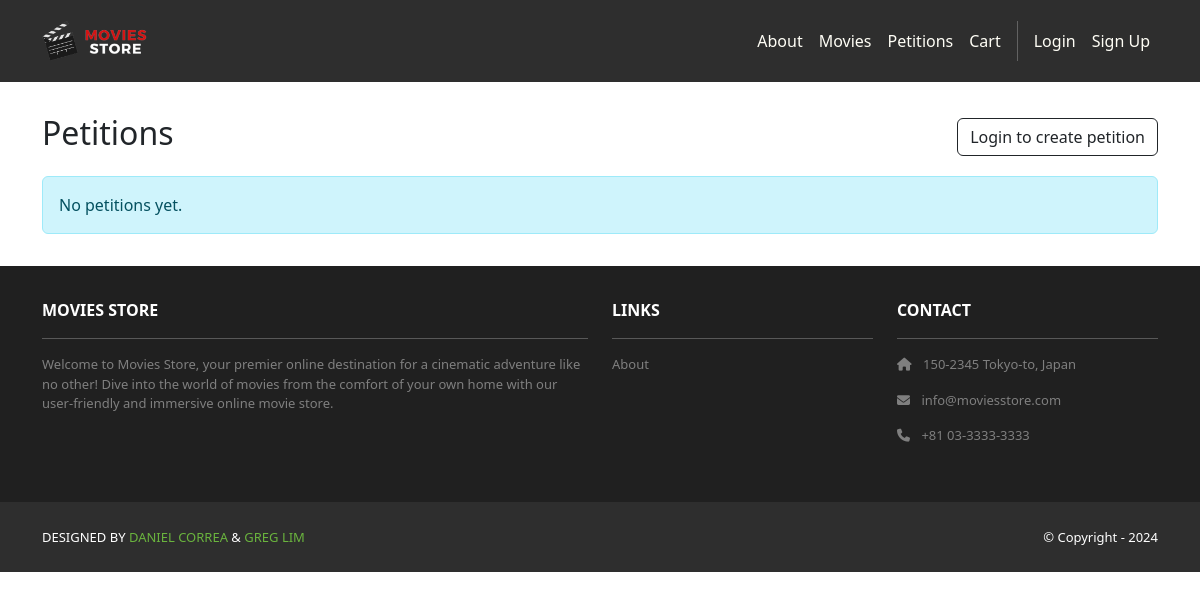
Before: /petitions/ with the older database file.
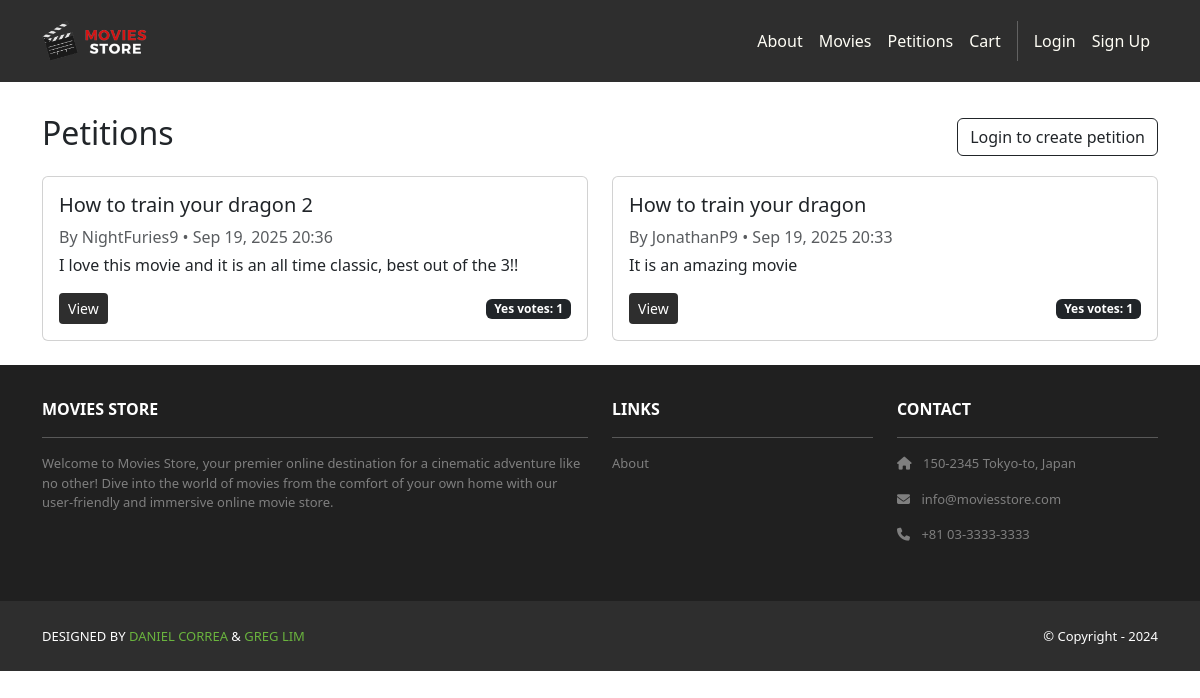
After: the same page with the newer database file.
### petitions/models.py (models this page shows, shortened)
class Petition(models.Model):
    title = models.CharField(max_length=255)
    description = models.TextField(blank=True)
    created_by = models.ForeignKey(settings.AUTH_USER_MODEL, on_delete=models.CASCADE, related_name='petitions')
    created_at = models.DateTimeField(default=timezone.now)
    class Meta:
        ordering = ['-created_at']
    @property
    def yes_count(self) -> int:
        return self.votes.count()

### petitions/views.py (the view)
# urls.py: path('', views.index, name='cart.index'),
def index(request):
    petitions = Petition.objects.all()
    template_data = {
        "title": "Petitions",
        "petitions": petitions,
    }
    return render(request, "petitions/index.html", {"template_data": template_data})

### petitions/templates/petitions/index.html
{% extends 'base.html' %}
{% block content %}
<div class="p-3">
  <div class="container">
    <div class="row mt-3">
      <div class="col mx-auto mb-3 d-flex justify-content-between align-items-center">
        <h2>Petitions</h2>
        {% if user.is_authenticated %}
        <a class="btn bg-dark text-white" href="{% url 'petitions:create' %}">Create Petition</a>
        {% else %}
        <a class="btn btn-outline-dark" href="{% url 'accounts.login' %}">Login to create petition</a>
        {% endif %}
      </div>
    </div>
    <div class="row">
      {% for petition in template_data.petitions %}
      <div class="col-md-6 mb-2">
        <div class="p-3 card">
          <h5 class="card-title">{{ petition.title }}</h5>
          <p class="card-text text-muted mb-1">By {{ petition.created_by.username }} • {{ petition.created_at|date:"M d, Y H:i" }}</p>
          <p class="card-text">{{ petition.description|default:"No description." }}</p>
          <div class="d-flex justify-content-between align-items-center">
            <a href="{% url 'petitions:detail' id=petition.id %}" class="btn btn-sm bg-dark text-white">View</a>
            <span class="badge text-bg-dark">Yes votes: {{ petition.yes_count }}</span>
          </div>
        </div>
      </div>
      {% empty %}
      <div class="col">
        <div class="alert alert-info">No petitions yet.</div>
      </div>
      {% endfor %}
    </div>
  </div>
</div>
{% endblock content %}

### moviesstore/templates/base.html (shortened to what this page needs)
<!DOCTYPE html>
<html>
  {% load static %}
  <head>
    <link href="https://cdn.jsdelivr.net/npm/bootstrap@5.3.3/dist/css/bootstrap.min.css" rel="stylesheet">
    <link rel="stylesheet" href="https://cdnjs.cloudflare.com/ajax/libs/font-awesome/6.1.1/css/all.min.css">
    <link rel="stylesheet" type="text/css" href="{% static 'css/style.css' %}?v=2">
  </head>
  <body>
    <nav class="p-3 navbar navbar-dark bg-dark navbar-expand-lg">
      <div class="container">
        <a class="navbar-brand" href="{% url 'home.index' %}">
          <img src="{% static 'img/logo.png' %}" alt="logo" height="40" />
        </a>
        <div class="collapse navbar-collapse" id="navbarNavAltMarkup">
          <div class="navbar-nav ms-auto navbar-ml">
            <a class="nav-link" href="{% url 'home.about' %}">About</a>
            <a class="nav-link" href="{% url 'movies.index' %}">Movies</a>
            <a class="nav-link" href="{% url 'petitions:index' %}">Petitions</a>
            <a class="nav-link" href="{% url 'cart.index' %}">Cart</a>
            {% if user.is_authenticated %}
            <a class="nav-link" href="{% url 'accounts.orders' %}">Orders</a>
            <a class="nav-link" href="{% url 'accounts.logout' %}">Logout ({{ user.username }})</a>
            {% else %}
            <a class="nav-link" href="{% url 'accounts.login' %}">Login</a>
            <a class="nav-link" href="{% url 'accounts.signup' %}">Sign Up</a>
            {% endif %}
          </div>
        </div>
      </div>
    </nav>
    <div>
      {% block content %}
      {% endblock content %}
    </div>
    <section class="p-3 ms-footer d-none d-md-block">
      <div class="container">
        <div class="row mt-3 text-white">
          <div class="col-md-6 col-lg-6 col-xl-6 mx-auto mb-4">
            <b>MOVIES STORE</b>
            <hr />
            <p>Welcome to Movies Store, your premier online destination for a cinematic
              adventure like no other! Dive into the world of movies from the comfort of your own home with our user-friendly
              and immersive online movie store.</p>
          </div>
          <div class="col-md-3 col-lg-3 col-xl-3 mx-auto mb-4">
            <b>LINKS</b>
            <hr />
            <p><a class="nav-link" href="{% url 'home.about' %}">About</a></p>
          </div>
          <div class="col-md-3 col-lg-3 col-xl-3 mx-auto mb-4">
            <b>CONTACT</b>
            <hr />
            <p><i class="fas fa-home me-2"></i> 150-2345 Tokyo-to, Japan</p>
            <p><i class="fas fa-envelope me-2"></i> info@moviesstore.com</p>
            <p><i class="fas fa-phone me-2"></i> +81 03-3333-3333</p>
          </div>
        </div>
      </div>
    </section>
    <section class="p-3 ms-footer-bottom bg-dark">
      <div class="container d-flex justify-content-between">
        <div class="me-5 text-white">
          <span>DESIGNED BY <a href="https://www.x.com/danielgarax" target="_blank">DANIEL CORREA</a> &
            <a href="https://www.x.com/greglim81" target="_blank">GREG LIM</a>
          </span>
        </div>
        <div class="text-white">
          <span>© Copyright - 2024</span>
        </div>
      </div>
    </section>
  </body>
</html>

### moviesstore/static/css/style.css (style rules this page uses)
.navbar a.nav-link { color: #FFFEF6 !important; }
.bg-dark { background-color: #2E2E2E !important; }
.ms-footer { background-color: #202020; }
.ms-footer p { color: #7F7F7F; font-size: 13px; }
.ms-footer-bottom span { font-size: 13px; line-height: 38px; }
.ms-footer-bottom a { color: #6ab43e; text-decoration: none; }

Changed rows visible on the page:
added Petition: title "How to train your dragon 2", created_by.username "NightFuries9", created_at "Sep 19, 2025 20:36", description "I love this movie and it is an all time classic, best out of the 3!!", yes_count "1"
added Petition: title "How to train your dragon", created_by.username "JonathanP9", created_at "Sep 19, 2025 20:33", description "It is an amazing movie", yes_count "1"
Other visible differences:
text no longer shown: "No petitions yet."
